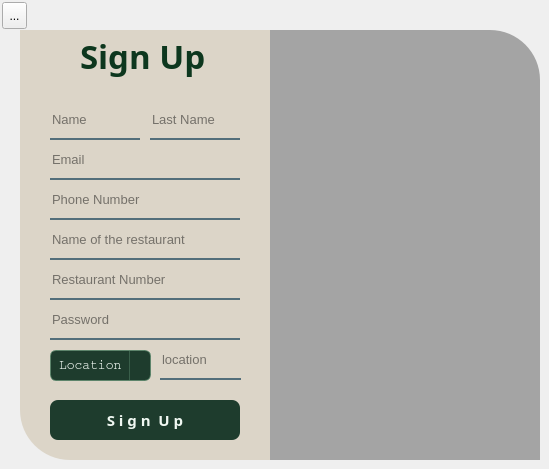
    <widget class="QWidget" name="page_2">
     <widget class="QLabel" name="label_5">
      <property name="geometry">
       <rect>
        <x>260</x>
        <y>30</y>
        <width>280</width>
        <height>430</height>
       </rect>
      </property>
      <property name="sizeIncrement">
       <size>
        <width>0</width>
        <height>0</height>
       </size>
      </property>
      <property name="styleSheet">
       <string notr="true">border-image: url(:/images/owner.png);
border-top-right-radius:50px;
</string>
      </property>
      <property name="text">
       <string/>
      </property>
     </widget>
     <widget class="QLabel" name="label_14">
      <property name="geometry">
       <rect>
        <x>260</x>
        <y>30</y>
        <width>280</width>
        <height>430</height>
       </rect>
      </property>
      <property name="styleSheet">
       <string notr="true">background-color:rgba(0, 0, 0, 80);
border-top-right-radius:50px;</string>
      </property>
      <property name="text">
       <string/>
      </property>
     </widget>
     <widget class="QLabel" name="label_15">
      <property name="geometry">
       <rect>
        <x>20</x>
        <y>30</y>
        <width>250</width>
        <height>430</height>
       </rect>
      </property>
      <property name="font">
       <font>
        <pointsize>20</pointsize>
       </font>
      </property>
      <property name="styleSheet">
       <string notr="true">background-color:rgba(220, 213, 200, 1);
border-bottom-left-radius: 50px;</string>
      </property>
      <property name="text">
       <string/>
      </property>
     </widget>
     <widget class="QLabel" name="label_16">
      <property name="geometry">
       <rect>
        <x>80</x>
        <y>30</y>
        <width>163</width>
        <height>51</height>
       </rect>
      </property>
      <property name="font">
       <font>
        <family>Rockwell</family>
        <pointsize>25</pointsize>
        <italic>false</italic>
        <bold>true</bold>
       </font>
      </property>
      <property name="styleSheet">
       <string notr="true">color:rgba(13, 55, 30, 1);</string>
      </property>
      <property name="text">
       <string>Sign Up</string>
      </property>
     </widget>
     <widget class="QLineEdit" name="lineEdit_3">
      <property name="geometry">
       <rect>
        <x>50</x>
        <y>100</y>
        <width>90</width>
        <height>40</height>
       </rect>
      </property>
      <property name="font">
       <font>
        <pointsize>10</pointsize>
       </font>
      </property>
      <property name="styleSheet">
       <string notr="true">background-color:rgba(0, 0, 0, 0);
border:none;
border-bottom:2px solid rgba(46, 82, 101, 200);
color:rgba(0, 0, 0, 240);</string>
      </property>
      <property name="text">
       <string/>
      </property>
      <property name="placeholderText">
       <string>Name</string>
      </property>
     </widget>
     <widget class="QLineEdit" name="lineEdit_4">
      <property name="geometry">
       <rect>
        <x>150</x>
        <y>100</y>
        <width>90</width>
        <height>40</height>
       </rect>
      </property>
      <property name="font">
       <font>
        <pointsize>10</pointsize>
       </font>
      </property>
      <property name="styleSheet">
       <string notr="true">background-color:rgba(0, 0, 0, 0);
border:none;
border-bottom:2px solid rgba(46, 82, 101, 200);
color:rgba(0, 0, 0, 240);</string>
      </property>
      <property name="text">
       <string/>
      </property>
      <property name="placeholderText">
       <string>Last Name</string>
      </property>
     </widget>
     <widget class="QLineEdit" name="lineEdit_5">
      <property name="geometry">
       <rect>
        <x>50</x>
        <y>140</y>
        <width>190</width>
        <height>40</height>
       </rect>
      </property>
      <property name="font">
       <font>
        <pointsize>10</pointsize>
       </font>
      </property>
      <property name="styleSheet">
       <string notr="true">background-color:rgba(0, 0, 0, 0);
border:none;
border-bottom:2px solid rgba(46, 82, 101, 200);
color:rgba(0, 0, 0, 240);</string>
      </property>
      <property name="text">
       <string/>
      </property>
      <property name="placeholderText">
       <string>Email</string>
      </property>
     </widget>
     <widget class="QLineEdit" name="lineEdit">
      <property name="geometry">
       <rect>
        <x>50</x>
        <y>180</y>
        <width>190</width>
        <height>40</height>
       </rect>
      </property>
      <property name="font">
       <font>
        <pointsize>10</pointsize>
       </font>
      </property>
      <property name="styleSheet">
       <string notr="true">background-color:rgba(0, 0, 0, 0);
border:none;
border-bottom:2px solid rgba(46, 82, 101, 200);
color:rgba(0, 0, 0, 240);</string>
      </property>
      <property name="text">
       <string/>
      </property>
      <property name="placeholderText">
       <string>Phone Number</string>
      </property>
     </widget>
     <widget class="QLineEdit" name="lineEdit_2">
      <property name="geometry">
       <rect>
        <x>50</x>
        <y>220</y>
        <width>190</width>
        <height>40</height>
       </rect>
      </property>
      <property name="font">
       <font>
        <pointsize>10</pointsize>
       </font>
      </property>
      <property name="styleSheet">
       <string notr="true">background-color:rgba(0, 0, 0, 0);
border:none;
border-bottom:2px solid rgba(46, 82, 101, 200);
color:rgba(0, 0, 0, 240);
</string>
      </property>
      <property name="text">
       <string/>
      </property>
      <property name="placeholderText">
       <string>Name of the restaurant</string>
      </property>
     </widget>
     <widget class="QLineEdit" name="lineEdit_6">
      <property name="geometry">
       <rect>
        <x>50</x>
        <y>260</y>
        <width>190</width>
        <height>40</height>
       </rect>
      </property>
      <property name="font">
       <font>
        <pointsize>10</pointsize>
       </font>
      </property>
      <property name="styleSheet">
       <string notr="true">background-color:rgba(0, 0, 0, 0);
border:none;
border-bottom:2px solid rgba(46, 82, 101, 200);
color:rgba(0, 0, 0, 240);</string>
      </property>
      <property name="text">
       <string/>
      </property>
      <property name="placeholderText">
       <string>Restaurant Number</string>
      </property>
     </widget>
     <widget class="QComboBox" name="comboBox">
      <property name="geometry">
       <rect>
        <x>50</x>
        <y>350</y>
        <width>101</width>
        <height>31</height>
       </rect>
      </property>
      <property name="font">
       <font>
        <family>Courier</family>
        <pointsize>10</pointsize>
        <italic>false</italic>
        <bold>false</bold>
       </font>
      </property>
      <property name="styleSheet">
       <string notr="true">QComboBox {
    background-color: rgba(30, 60, 45, 255);     
    border: 1px solid rgba(80, 130, 100, 180);
    border-radius: 6px;
    padding: 4px 8px;
    color: #F0F8F2;                              
}

QComboBox:hover {
    background-color: rgba(45, 80, 60, 255); 
}

QComboBox::drop-down {
    subcontrol-origin: padding;
    subcontrol-position: top right;
    width: 20px;
    border-left: 1px solid rgba(100, 150, 120, 100);
}

QComboBox QAbstractItemView {
    background-color: rgba(35, 70, 50, 255);      
    selection-background-color: rgba(60, 100, 80, 255);
    color: #F0F8F2;
    border: 1px solid rgba(100, 150, 120, 100);
}

QComboBox::down-arrow {
    image: url(&quot;:/images/dropdown-icon.png&quot;);
    width: 12px;
    height: 12px;
}
</string>
      </property>
      <property name="placeholderText">
       <string>Location</string>
      </property>
      <item>
       <property name="text">
        <string>Tehran</string>
       </property>
      </item>
      <item>
       <property name="text">
        <string>Mashhad</string>
       </property>
      </item>
      <item>
       <property name="text">
        <string>Isfahan</string>
       </property>
      </item>
      <item>
       <property name="text">
        <string>Karaj</string>
       </property>
      </item>
      <item>
       <property name="text">
        <string>Tabriz</string>
       </property>
      </item>
      <item>
       <property name="text">
        <string>Shiraz</string>
       </property>
      </item>
      <item>
       <property name="text">
        <string>Ahvaz</string>
       </property>
      </item>
      <item>
       <property name="text">
        <string>Qom</string>
       </property>
      </item>
      <item>
       <property name="text">
        <string>Kermanshah</string>
       </property>
      </item>
      <item>
       <property name="text">
        <string>Urmia</string>
       </property>
      </item>
      <item>
       <property name="text">
        <string>Rasht</string>
       </property>
      </item>
      <item>
       <property name="text">
        <string>Hamadan</string>
       </property>
      </item>
      <item>
       <property name="text">
        <string>Yazd</string>
       </property>
      </item>
      <item>
       <property name="text">
        <string>Kerman</string>
       </property>
      </item>
      <item>
       <property name="text">
        <string>Ardabil</string>
       </property>
      </item>
      <item>
       <property name="text">
        <string>Bandar Abbas</string>
       </property>
      </item>
      <item>
       <property name="text">
        <string>Qazvin</string>
       </property>
      </item>
      <item>
       <property name="text">
        <string>Shahr-e Kord</string>
       </property>
      </item>
      <item>
       <property name="text">
        <string>Bandar Anzali</string>
       </property>
      </item>
      <item>
       <property name="text">
        <string>Abadan</string>
       </property>
      </item>
     </widget>
     <widget class="QPushButton" name="signUpButton">
      <property name="geometry">
       <rect>
        <x>50</x>
        <y>400</y>
        <width>190</width>
        <height>40</height>
       </rect>
      </property>
      <property name="font">
       <font>
        <family>Rockwell</family>
        <pointsize>11</pointsize>
        <bold>true</bold>
       </font>
      </property>
      <property name="styleSheet">
       <string notr="true">QPushButton#signUpButton {
    background-color: rgba(30, 60, 45, 255);    
    color: #F0F8F2;                        
    border: none;
    border-radius: 8px;
    padding: 6px 20px;
}

QPushButton#signUpButton:hover {
    background-color: rgba(45, 80, 60, 255);    
}

QPushButton#signUpButton:pressed {
    background-color: rgba(20, 40, 30, 255);    
    padding-left: 8px;
    padding-top: 8px;
}
</string>
      </property>
      <property name="text">
       <string>S i g n  U p</string>
      </property>
     </widget>
     <widget class="QLineEdit" name="lineEdit_7">
      <property name="geometry">
       <rect>
        <x>160</x>
        <y>340</y>
        <width>81</width>
        <height>40</height>
       </rect>
      </property>
      <property name="font">
       <font>
        <pointsize>10</pointsize>
       </font>
      </property>
      <property name="styleSheet">
       <string notr="true">background-color:rgba(0, 0, 0, 0);
border:none;
border-bottom:2px solid rgba(46, 82, 101, 200);
color:rgba(0, 0, 0, 240);</string>
      </property>
      <property name="text">
       <string/>
      </property>
      <property name="placeholderText">
       <string>location</string>
      </property>
     </widget>
     <widget class="QToolButton" name="Ownerback">
      <property name="geometry">
       <rect>
        <x>2</x>
        <y>2</y>
        <width>25</width>
        <height>27</height>
       </rect>
      </property>
      <property name="text">
       <string>...</string>
      </property>
      <property name="icon">
       <iconset resource="resources.qrc">
        <normaloff>:/images/left-arrow.png</normaloff>:/images/left-arrow.png</iconset>
      </property>
     </widget>
     <widget class="QLineEdit" name="lineEdit_10">
      <property name="geometry">
       <rect>
        <x>50</x>
        <y>300</y>
        <width>190</width>
        <height>40</height>
       </rect>
      </property>
      <property name="font">
       <font>
        <pointsize>10</pointsize>
       </font>
      </property>
      <property name="styleSheet">
       <string notr="true">background-color:rgba(0, 0, 0, 0);
border:none;
border-bottom:2px solid rgba(46, 82, 101, 200);
color:rgba(0, 0, 0, 240);</string>
      </property>
      <property name="text">
       <string/>
      </property>
      <property name="placeholderText">
       <string>Password</string>
      </property>
     </widget>
    </widget>
